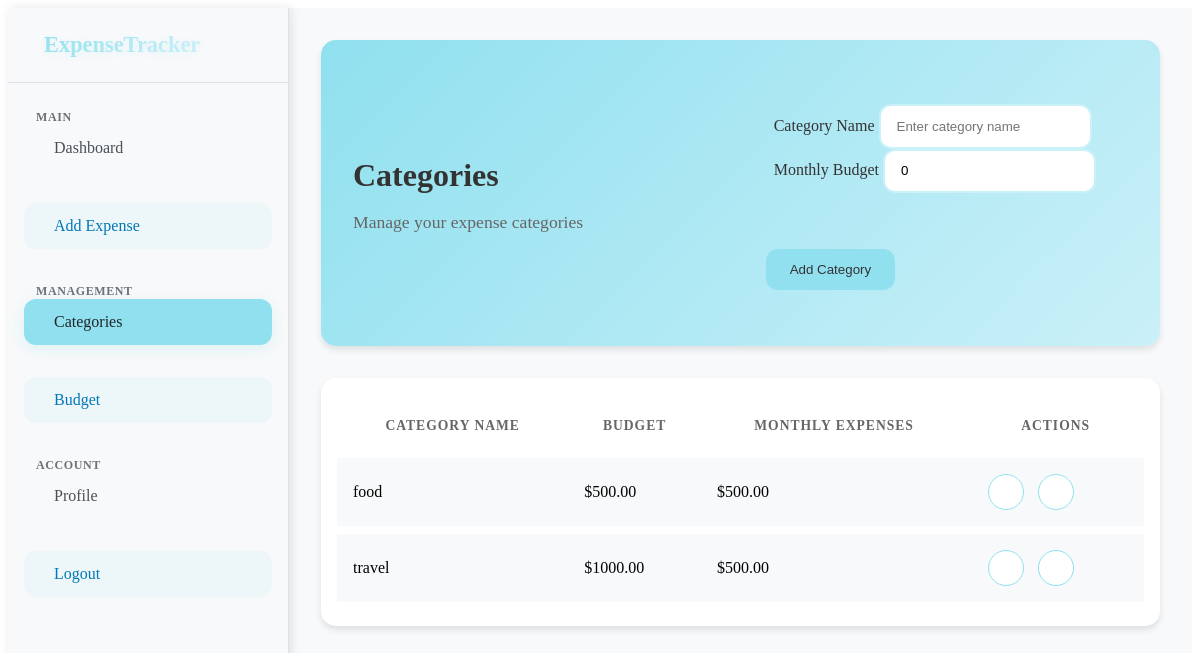
Page /categories/ (signed in) on the committed database.
### Expenses/models.py (models this page shows, shortened)
class Category(models.Model):
    name = models.CharField(max_length=100)
    user = models.ForeignKey(User, on_delete=models.CASCADE)
    budget = models.DecimalField(
        max_digits=10,
        decimal_places=2,
        validators=[MinValueValidator(0)],
        default=0
    )
    class Meta:
        verbose_name_plural = 'Categories'
        unique_together = ['name', 'user']
    def get_monthly_expenses(self):
        start_date = timezone.now().replace(day=1)
        return self.expense_set.filter(
            date__gte=start_date
        ).aggregate(Sum('amount'))['amount__sum'] or 0

### Expenses/views.py (the view)
# urls.py: path('categories/', views.category_list, name='categories'),
@login_required(login_url='login')
def category_list(request):
    if request.method == 'POST':
        form = CategoryForm(request.POST)
        if form.is_valid():
            category = form.save(commit=False)
            category.user = request.user
            category.save()
            messages.success(request, 'Category added successfully!')
            return redirect('categories')
    else:
        form = CategoryForm()
    categories = Category.objects.filter(user=request.user).order_by('name')
    return render(request, 'expenses/categories.html', {
        'categories': categories,
        'form': form
    })

### Expenses/forms.py
class CategoryForm(forms.ModelForm):
    class Meta:
        model = Category
        fields = ['name', 'budget']
        widgets = {
            'name': forms.TextInput(attrs={
                'class': 'form-control',
                'placeholder': 'Enter category name'
            }),
            'budget': forms.NumberInput(attrs={
                'class': 'form-control',
                'placeholder': 'Enter monthly budget'
            })
        }
    def __init__(self, *args, **kwargs):
        super().__init__(*args, **kwargs)
        for field in self.fields:
            self.fields[field].widget.attrs['class'] = 'form-control'

### Expenses/templates/expenses/categories.html (shortened to what this page needs)
{% extends 'base.html' %}
{% load static %}
{% block css_files %}
<link rel="stylesheet" href="{% static 'css/categories.css' %}">
{% endblock %}
{% block content %}
<div class="dashboard-container">
    {% include 'partials/sidebar.html' %}
    <main class="main-content">
        <div class="dashboard-header">
            <div class="welcome-section">
                <h1>Categories</h1>
                <p>Manage your expense categories</p>
            </div>
            <form method="post">
                <div class="modal-body">
                    <div class="mb-3">
                        <label for="{{ form.name.id_for_label }}" class="form-label">Category Name</label>
                        {{ form.name }}
                    </div>
                    <div class="mb-3">
                        <label for="{{ form.budget.id_for_label }}" class="form-label">Monthly Budget</label>
                        {{ form.budget }}
                    </div>
                </div>
                <div class="modal-footer">
                    <button type="submit" class="btn btn-primary">Add Category</button>
                </div>
            </form>
        </div>
        <div class="card">
            <div class="card-body">
                <div class="table-responsive">
                    <table class="table">
                        <thead>
                            <tr>
                                <th>Category Name</th>
                                <th>Budget</th>
                                <th>Monthly Expenses</th>
                                <th>Actions</th>
                            </tr>
                        </thead>
                        <tbody>
                            {% for category in categories %}
                            <tr data-category-id="{{ category.id }}">
                                <td>
                                    <span class="category-name">{{ category.name }}</span>
                                </td>
                                <td>
                                    <span class="category-budget">${{ category.budget|floatformat:2 }}</span>
                                </td>
                                <td>${{ category.get_monthly_expenses|floatformat:2 }}</td>
                                <td>
                                    <button class="btn btn-icon edit-category" data-category-id="{{ category.id }}" title="Edit">
                                    </button>
                                    <button class="btn btn-icon delete-category" data-category-id="{{ category.id }}" title="Delete">
                                    </button>
                                </td>
                            </tr>
                            {% empty %}
                            <tr>
                                <td colspan="4" class="text-center">No categories found</td>
                            </tr>
                            {% endfor %}
                        </tbody>
                    </table>
                </div>
            </div>
        </div>
    </main>
</div>
{% endblock %}

### Expenses/static/css/categories.css (style rules this page uses)
:root { --primary-color: #90e0ef; --secondary-color: #caf0f8; --background-color: #f8f9fa; --text-primary: #333333; --text-secondary: #666666; --white: #ffffff; --danger: #ff6b6b; --success: #51cf66; --card-shadow: 0 4px 6px rgba(0, 0, 0, 0.1); }
.dashboard-container { display: flex; min-height: 100vh; }
.main-content { flex: 1; padding: 2rem; background: var(--background-color); }
.dashboard-header { background: linear-gradient(135deg, var(--primary-color), var(--secondary-color)); border-radius: 15px; padding: 2rem; margin-bottom: 2rem; display: flex; justify-content: space-between; align-items: center; box-shadow: var(--card-shadow); }
.welcome-section h1 { color: var(--text-primary); font-size: 2rem; font-weight: 600; margin-bottom: 0.5rem; }
.welcome-section p { color: var(--text-secondary); font-size: 1.1rem; }
.btn-primary { background: var(--primary-color); border: none; padding: 0.8rem 1.5rem; border-radius: 12px; font-weight: 500; color: var(--text-primary); display: flex; align-items: center; gap: 0.5rem; transition: all 0.3s ease; }
.card { background: var(--white); border-radius: 15px; box-shadow: var(--card-shadow); overflow: hidden; border: none; }
.table-responsive { padding: 1rem; }
.table { width: 100%; border-collapse: separate; border-spacing: 0 0.5rem; }
.table th { background: transparent; color: var(--text-secondary); font-weight: 600; text-transform: uppercase; letter-spacing: 1px; font-size: 0.85rem; padding: 1rem; border: none; }
.table td { background: var(--background-color); padding: 1rem; border: none; transition: all 0.3s ease; }
.btn-icon { width: 36px; height: 36px; padding: 0; border-radius: 50%; display: inline-flex; align-items: center; justify-content: center; margin: 0 0.3rem; transition: all 0.3s ease; background: var(--white); border: 1px solid var(--primary-color); color: var(--text-primary); }
.modal-body { padding: 2rem; }
.form-label { color: var(--text-primary); font-weight: 500; margin-bottom: 0.5rem; }
.form-control { border: 2px solid var(--secondary-color); border-radius: 12px; padding: 0.8rem 1rem; transition: all 0.3s ease; }
.modal-footer { border: none; padding: 1.5rem; }
.card { animation: fadeIn 0.5s ease-out; }

### Expenses/static/css/sidebar.css (style rules this page uses)
:root { --sidebar-bg: #f8f9fa; --sidebar-hover: #e9ecef; --sidebar-active: #90e0ef; --sidebar-text: #495057; --sidebar-active-text: #212529; --sidebar-border: #dee2e6; --sidebar-icon: #6c757d; --logo-gradient: linear-gradient(135deg, #90e0ef, #caf0f8); }

### rows in the picture
Category: name "food", budget "500.00", get_monthly_expenses "500.00"
Category: name "travel", budget "1000.00", get_monthly_expenses "500.00"
